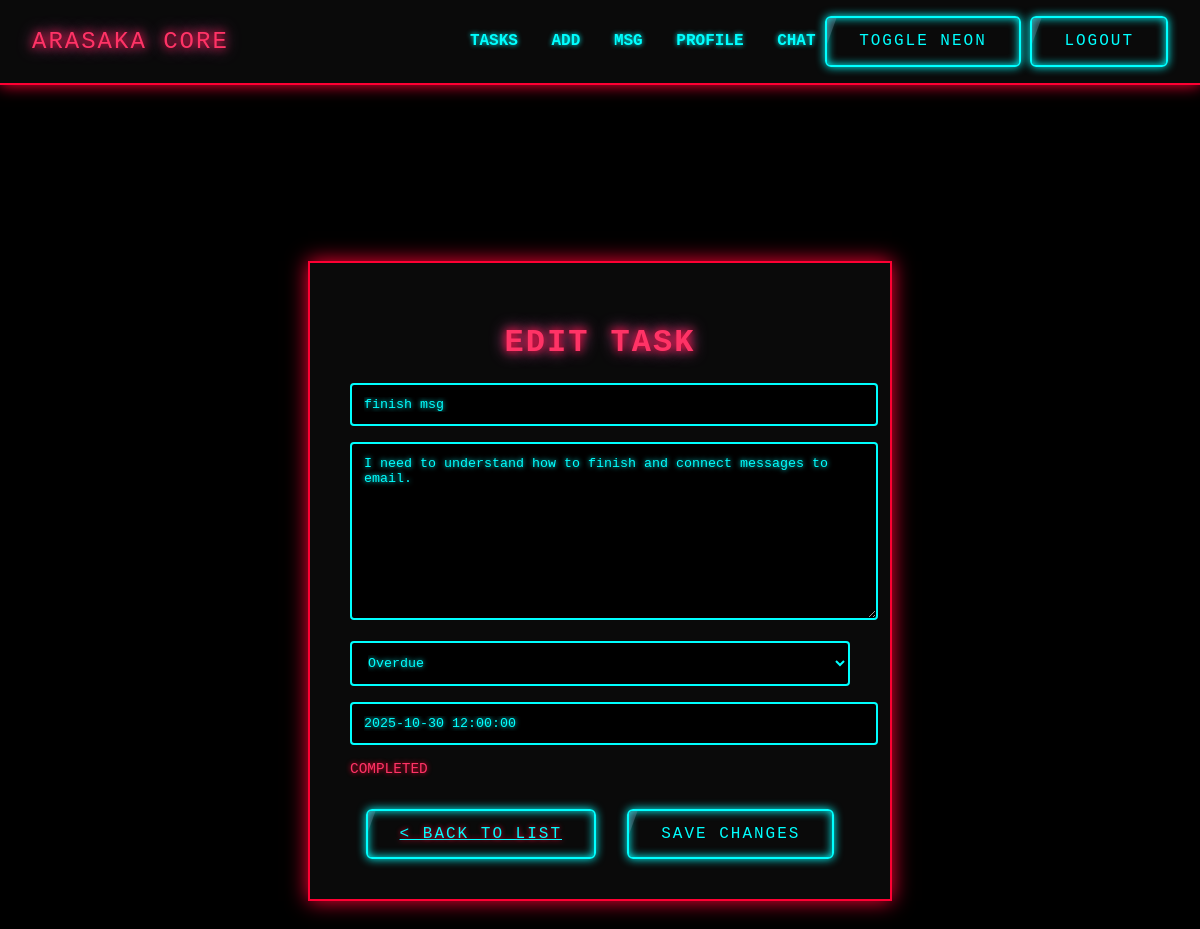
/tasks/11/edit/ (signed in), run on the app's committed database.
### tasks/models.py (models this page shows, shortened)
class Task(models.Model):
    STATUS_CHOICES = [
        ('normal', 'Normal'),
        ('urgent', 'Urgent'),
        ('overdue', 'Overdue'),
    ]
    title = models.CharField(max_length=200)
    description = models.TextField(blank=True)
    due_date = models.DateTimeField(null=True, blank=True)
    completed = models.BooleanField(default=False)
    status = models.CharField(max_length=10, choices=STATUS_CHOICES, default='normal')
    user = models.ForeignKey(User, on_delete=models.CASCADE)

### tasks/views.py (the view)
# urls.py: path('<int:task_id>/edit/', edit_task, name='task_edit'),
@login_required
def edit_task(request, task_id):
    task = get_object_or_404(Task, id=task_id, user=request.user)
    if request.method == 'POST':
        form = TaskForm(request.POST, instance=task)
        if form.is_valid():
            form.save()
            return redirect('task_list')
    else:
        form = TaskForm(instance=task)
    return render(request, 'tasks/task_form.html', {'form': form, 'edit': True})

### tasks/forms.py
class TaskForm(forms.ModelForm):
    class Meta:
        model = Task
        fields = ['title', 'description', 'due_date', 'status']

### tasks/templates/tasks/task_form.html (shortened to what this page needs)
{% extends 'base.html' %}
{% block content %}
<div class="login-wrapper">
    <div class="form-container">
        <h1>{% if edit %}EDIT TASK{% else %}ADD TASK{% endif %}</h1>
        <form method="post">
            {{ form.title }}
            {{ form.description }}
            {{ form.status }}
            {{ form.due_date }}
            <div class="form-group checkbox-group">
                <label for="{{ form.completed.id_for_label }}" class="cyber-label">Completed</label>
            </div>
            <div class="form-actions">
                <a href="{% url 'task_list' %}" class="btn-cyber btn-left">&lt; BACK TO LIST</a>
                <button type="submit" class="btn-cyber btn-right">
                    {% if edit %}SAVE CHANGES{% else %}SAVE TASK{% endif %}
                </button>
            </div>
        </form>
    </div>
</div>
{% endblock %}

### arasaka_core/static/css/cyberpunk.css (style rules this page uses)
body { background-color: #000; color: #ccc; font-family: 'Share Tech Mono', 'Consolas', monospace; margin: 0; padding: 0; text-shadow: 0 0 5px #ff0033; }
h1, h2, h3 { color: #ff3366; text-shadow: 0 0 8px #ff0033, 0 0 16px #ff66cc; letter-spacing: 2px; text-transform: uppercase; animation: pulse 2s infinite; }
.btn-cyber { display: inline-block; padding: 0.9rem 2rem; border: 2px solid #0ff; background: transparent; color: #0ff; font-family: 'Share Tech Mono', monospace; font-size: 1rem; text-transform: uppercase; letter-spacing: 2px; cursor: pointer; border-radius: 6px; text-align: center; position: relative; overflow: hidden; transition: all 0.3s ease; box-shadow: 0 0 10px #0ff, inset 0 0 10px #0ff; }
.btn-cyber::before, .btn-cyber::after { content: ''; position: absolute; top: 0; left: -100%; width: 100%; height: 100%; background: rgba(255, 0, 51, 0.2); transform: skewX(-20deg); }
.btn-cyber::before { animation: glitch-slide 2s infinite; }
.btn-cyber::after { animation: glitch-slide 3s infinite; background: rgba(0, 255, 255, 0.2); }
.form-container input, .form-container select, .form-container textarea { background: #000; border: 2px solid #0ff; color: #0ff; padding: 0.75rem; width: 100%; margin-bottom: 1rem; font-family: 'Share Tech Mono', monospace; text-shadow: 0 0 5px #0ff; transition: all 0.3s ease; border-radius: 4px; }
.form-container input::placeholder, .form-container textarea::placeholder { color: #0ff; opacity: 0.8; text-shadow: 0 0 5px #0ff; }
.form-container { background: #0a0a0a; padding: 2.5rem; border: 2px solid #ff0033; box-shadow: 0 0 20px #ff0033; width: 500px; text-align: center; margin: 11rem auto; color: #0ff; }
.login-wrapper { display: flex; justify-content: center; align-items: center; min-height: 80vh; }
.form-group { margin-bottom: 1.2rem; text-align: left; }
.form-group label { display: block; margin-bottom: 0.4rem; color: #ff3366; font-size: 0.9rem; text-shadow: 0 0 5px #ff0033; text-transform: uppercase; }
.form-actions { display: flex; justify-content: space-around; margin-top: 2rem; }

### data on the page
Task: title "finish msg", description "I need to understand how to finish and connect messages to email.", status "Overdue", due_date "2025-10-30 12:00:00"
